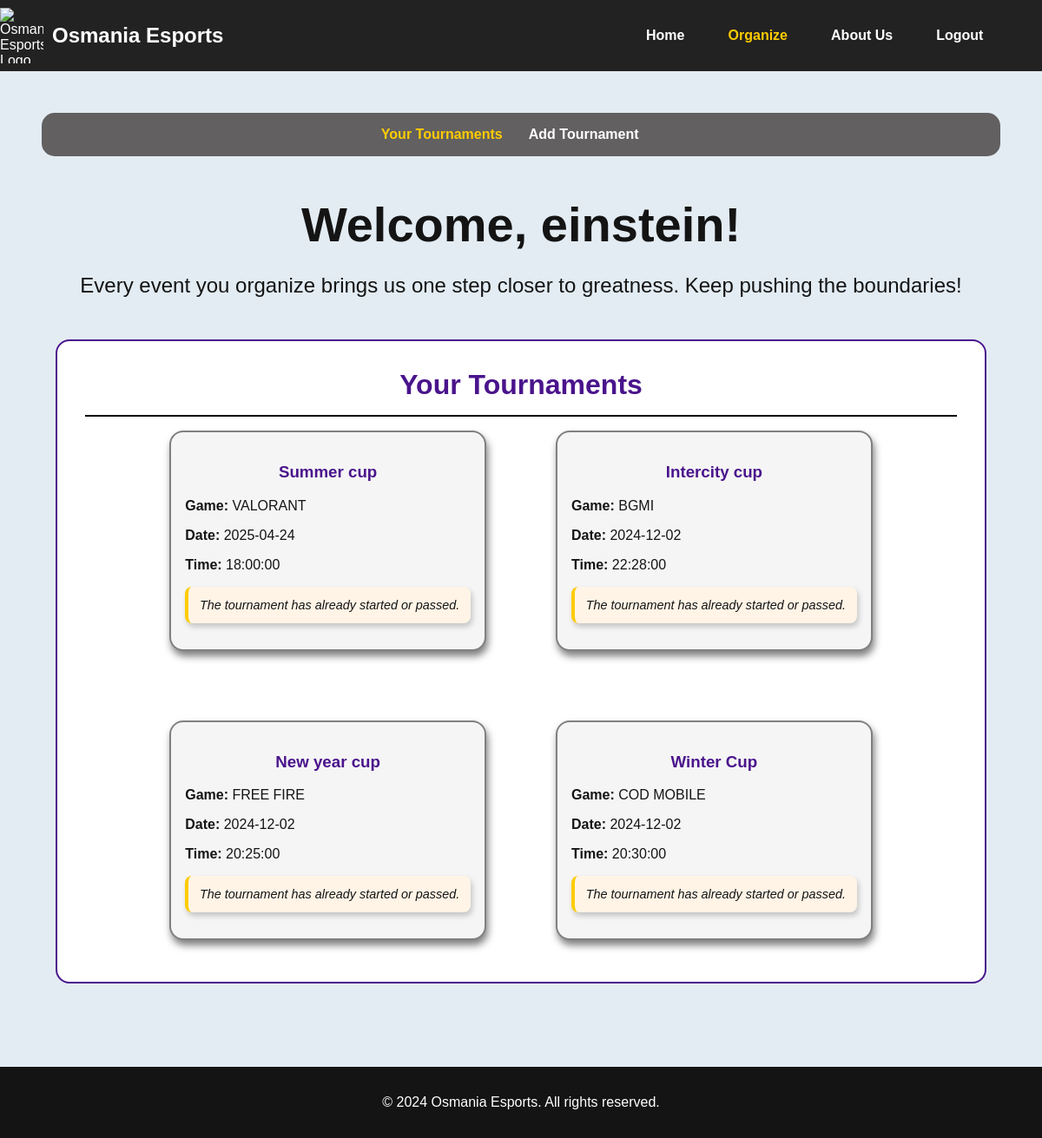
The page /organize.php (signed in) on the database its author committed.
### tables this page shows
CREATE TABLE `tournaments` (
  `id` int(11) NOT NULL,
  `organizername` varchar(30) NOT NULL,
  `tournament_name` varchar(255) NOT NULL,
  `game_name` varchar(100) NOT NULL,
  `game_mode` varchar(50) NOT NULL,
  `max_slots` int(11) NOT NULL,
  `entry_fee` decimal(10,2) NOT NULL,
  `prize_pool` decimal(10,2) DEFAULT NULL,
  `start_date` date NOT NULL,
  `start_time` time NOT NULL,
  `status` enum('upcoming','ongoing','completed') NOT NULL DEFAULT 'upcoming',
  `room_id` varchar(30) NOT NULL,
  `room_password` varchar(30) NOT NULL
);

### organize.php (the view, shortened to what this page needs)
<?php
include 'db-connection.php';
$organizer_username = $_SESSION['organizername'];
$sql = "SELECT * FROM tournaments WHERE organizername = ? ORDER BY id DESC";
$stmt = $conn->prepare($sql);
$stmt->bind_param("s", $organizer_username);
$stmt->execute();
$result = $stmt->get_result();
$tournaments = $result->fetch_all(MYSQLI_ASSOC);
?>
<!DOCTYPE html>
<html lang="en">
<head>
    <link rel="stylesheet" href="organize.css">
</head>
<body>
    <header>
    <div class="header-left">
            <img src="images/osmania-esports-logo-removebg.png" alt="Osmania Esports Logo" class="logo">
            <h1 class="header-title">Osmania Esports</h1>
        </div>
        <nav class="menu-bar">
            <a href="index.php">Home</a>
            <a class="current-page" href="organize.php">Organize</a>
            <a href="about.html">About Us</a>
            <a href="logout.php">Logout</a>
        </nav>
    </header>
    <main>
        <div class="tournament-menu">
            <nav>
            <a href="#" onclick="toggleTournamentSection('your-tournaments')"><span id="your-menu">Your Tournaments</span></a>
        <span id="add-menu"><a href="#" onclick="toggleTournamentSection('add-tournament')">Add Tournament</a></span>
     </nav>
        </div>
        <section class="welcome-heading">
            <h1 class="title">Welcome, <?php echo htmlspecialchars($_SESSION['organizername']); ?>!</h1>
            <p class="subtitle">Every event you organize brings us one step closer to greatness. Keep pushing the boundaries!</p>
        </section>
        <div class="content">
            <div class="your-tournaments" id="your-tournaments">
                <h2>Your Tournaments</h2>
                <div class="tournaments-box">
                    <?php if (count($tournaments) > 0): ?>
                        <?php foreach ($tournaments as $tournament): ?>
                            <div class="tournaments">
                                <h3><?php echo htmlspecialchars($tournament['tournament_name']); ?></h3>
                                <p><strong>Game:</strong> <?php echo htmlspecialchars($tournament['game_name']); ?></p>
                                <p><strong>Date:</strong> <?php echo htmlspecialchars($tournament['start_date']); ?></p>
                                <p><strong>Time:</strong> <?php echo htmlspecialchars($tournament['start_time']); ?></p>
                                <?php
                                $start_datetime = $tournament['start_date'].' '.$tournament['start_time'];
                                $current_time = new DateTime();
                                $target_time = new DateTime($start_datetime);
                                $time_difference = $current_time->getTimestamp() - $target_time->getTimestamp();
                                ?>
                                <?php if ($time_difference >= -1200 && $time_difference < 600): ?>
                                    <form method="POST" action="update-room.php">
                                        <input type="hidden" name="tournament_id" value="<?php echo $tournament['id']; ?>">
                                        <label for="room_id">Room ID:</label>
                                        <input type="text" name="room_id" placeholder="Enter Room ID" required>
                                        <label for="room_password">Room Password:</label>
                                        <input type="text" name="room_password" placeholder="Enter Room Password" required>
                                        <button type="submit">Save</button>
                                    </form>
                                <?php elseif ($time_difference < -1200): ?>
                                    <p class="info">You can provide the Room ID and Password <strong>20 minutes</strong> before the tournament starts.</p>
                                <?php else: ?>
                                    <p class="info">The tournament has already started or passed.</p>
                                <?php endif; ?>
                            </div>
                        <?php endforeach; ?>
                    <?php else: ?>
                        <p class="no-tournament">You haven't organized any tournaments yet!</p>
                    <?php endif; ?>
                </div>
            </div>
        </div>
    </main>
    <footer>
        <p>&copy; 2024 Osmania Esports. All rights reserved.</p>
    </footer>
</body>
</html>

### organize.css (style rules this page uses)
body { margin: 0; font-family: Arial, sans-serif; background: rgb(227, 236, 243) url('images/osmania-esports-logo-removebg.png') no-repeat; background-position: center; background-size: cover; background-blend-mode: overlay; color: #141414; }
header { display: flex; justify-content: space-between; align-items: center; background-color: #141414; position: sticky; top: 0; z-index: 1000; }
.logo { height: 4rem; }
.menu-bar { padding: 2rem; float: right; }
.menu-bar a, .tournament-menu a { color: #ffffff; text-decoration: none; font-weight: bold; padding-right: 1.6rem; cursor: pointer; }
.menu-bar .current-page { color: #ffcc00; }
.tournament-menu #your-menu { color:#ffcc00; }
.tournament-menu { background-color: rgb(98, 96, 96); padding: 1rem; position: sticky; top: 0; display: flex; justify-content: center; align-items: center; z-index: 100; border-radius: 15px; }
main { padding: 3rem; }
.welcome-heading .title { font-size: 3.5rem; font-weight: bold; text-align: center; margin-bottom: 10px; animation: slide 1.5s 0.5s normal backwards; }
.welcome-heading .subtitle { text-align: center; font-size: 1.5rem; margin-bottom: 3rem; }
.your-tournaments { border: 2px solid #4a148c; margin: 1rem; border-radius: 1rem; padding: 2rem; background-color: #ffffff; }
.your-tournaments .tournaments-box { display: flex; gap: 3rem; justify-content: center; flex-wrap: wrap; }
.tournaments h3 { text-align: center; color:#4a148c; }
.tournaments-box .tournaments { border: 2px solid grey; margin: 1rem; border-radius: 1rem; background-color: whitesmoke; padding: 1rem; min-width: 26vh; box-shadow: 2px 6px 8px rgba(0, 0, 0, 0.5); transition: transform 0.3s ease; }
h2 { text-align: center; font-size: 2rem; font-weight: 800; margin: 0; color: #4a148c; border-bottom: 2px solid black; padding-bottom: 1rem; }
footer { text-align: center; padding: 1rem; background-color: #141414; color: white; margin-top: 2rem; }
.tournaments .info { margin-top: 1rem; padding: 0.8rem; background-color: #fff4e6; border-left: 4px solid #ffcc00; color: #141414; font-size: 0.9rem; font-style: italic; box-shadow: 2px 4px 6px rgba(0, 0, 0, 0.2); border-radius: 0.5rem; }
.your-tournaments h2 { color: #4a148c; text-align: center; }
header { display: flex; align-items: center; justify-content: space-between; background-color: #222; color: white; }
.header-left { display: flex; align-items: center; }
header img.logo { width: 50px; margin-right: 10px; }
header .header-title { font-size: 24px; font-weight: bold; margin: 0; }
header nav a { color: white; text-decoration: none; margin: 0 10px; }
header nav a.current-page { font-weight: bold; }

### rows shown on the page
tournaments: tournament_name "Summer cup", game_name "VALORANT", start_date "2025-04-24", start_time "18:00:00", shows "The tournament has already started or passed."
tournaments: tournament_name "Intercity cup", game_name "BGMI", start_date "2024-12-02", start_time "22:28:00", shows "The tournament has already started or passed."
tournaments: tournament_name "New year cup", game_name "FREE FIRE", start_date "2024-12-02", start_time "20:25:00", shows "The tournament has already started or passed."
tournaments: tournament_name "Winter Cup", game_name "COD MOBILE", start_date "2024-12-02", start_time "20:30:00", shows "The tournament has already started or passed."

### other values the page prints
$_SESSION['organizername'] "einstein"
